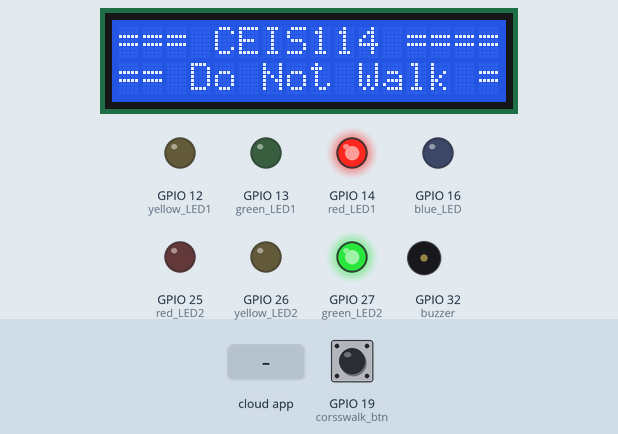
Bench run of a sketch on a simulated ESP32. Parts: 16×2 character LCD, output pins drawn as LEDs (lit = HIGH), buzzer (waves = sounding, pin HIGH). Dashed ring = blinking. The test bench sets the inputs (shaded band); at power-on: GPIO 19 (corsswalk_btn) HIGH. WiFi joins after 1.5 s; servers stay silent unless stated; not simulated (calls return 0 or success): arduino_secrets.h; what the sketch prints to the serial monitor is not drawn.

Above: at 2.7 s.
2.8 s: GPIO 19 (corsswalk_btn) pulled LOW for 0.15 s
At 3.8 s:
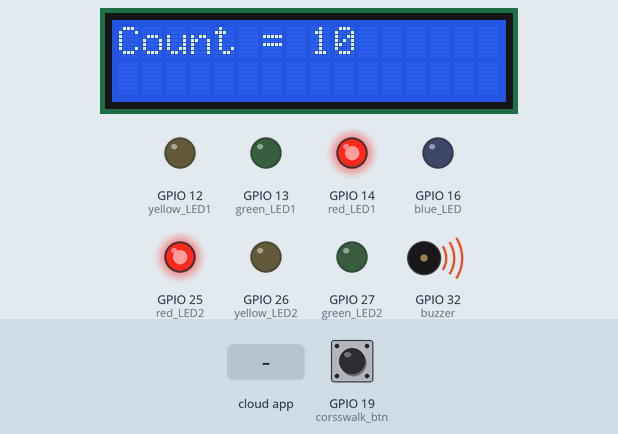
5.9 s: the phone or cloud app sets SWITCH_ON to 1
At 7.18 s:
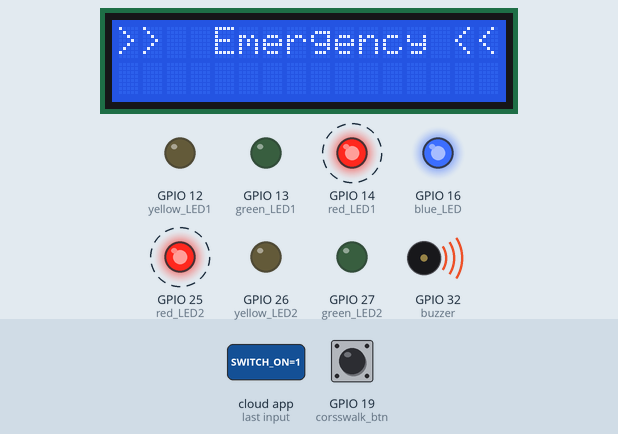
8.9 s: the phone or cloud app sets SWITCH_ON to 0
At 9.7 s:
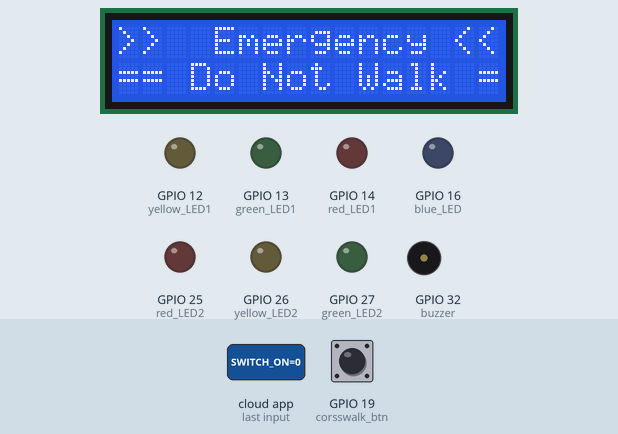
11.9 s: GPIO 19 (corsswalk_btn) pulled LOW for 1 s
At 12.7 s:
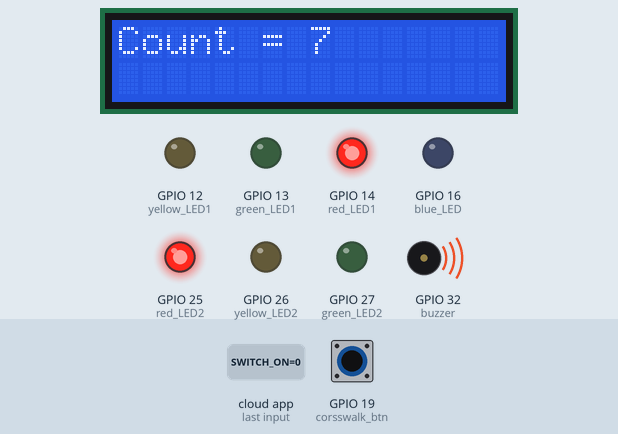
14.4 s: the phone or cloud app sets SWITCH_ON to 0
At 21.6 s:
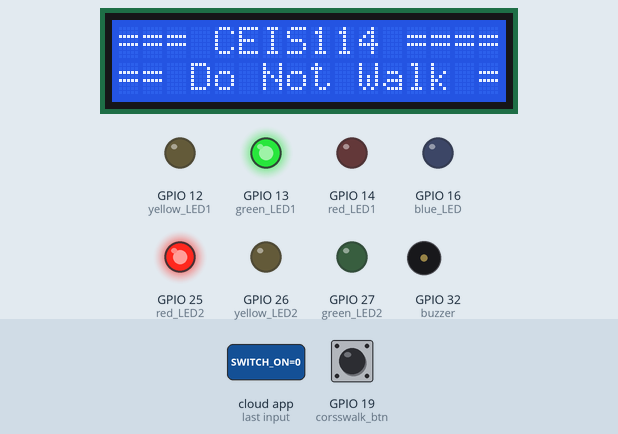
Timing chart, 0 to 27.4 s (numbered marks = the images above; inputs shaded):
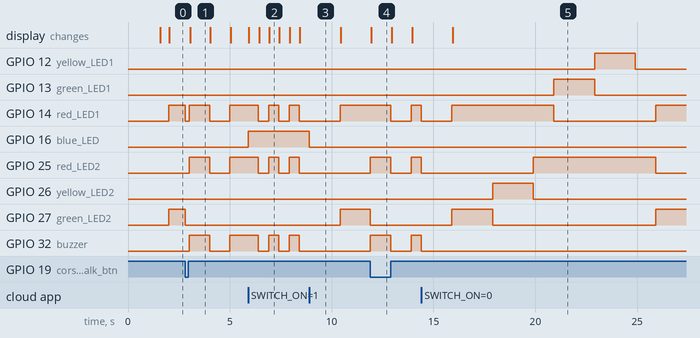

The sketch:

Emergency_dec12a.ino
```cpp
// ========== Michael J. Miller ===========
//    Final Project Component, Option#1
// ****************************************
// ****************************************
//   Due to difficulties with Cayenne,
//   dashboard not refreshing and
//   site outages, the project was developed
//   using the Arduino IoT Cloud.
//   https://cloud.arduino.cc
// ****************************************
// ****************************************

#include "arduino_secrets.h"
#include "thingProperties.h"
#include <LiquidCrystal_I2C.h>

// Initialize lcd display
LiquidCrystal_I2C lcd(0x27, 16, 2);

// Current state variable
String current_state = "normal"; // Set initial state to normal

// Crosswalk counter start int
int walk_counter = 10;

// Last time millis was updated
unsigned long previousMillis = 0;

// Normal() interval and state of lights
int normal_state = 0;
int normal_interval = 2000;

// Display messages
String class_name    = "=== CEIS114 ====";
String dont_walk_msg = "== Do Not Walk =";
String emergency_msg = ">>  Emergency <<";
String walk_msg      = "===== Walk =====";
String bsp           = "                ";
String count_msg     = "Count = ";

//====================== Pin setup =================================
const int red_LED1      = 14; // The red LED1 is wired to ESP32 board pin GPIO14
const int yellow_LED1   = 12; // The yellow LED1 is wired to ESP32 board pin GPIO12
const int green_LED1    = 13; // The green LED1 is wired to ESP32 board pin GPIO13
const int red_LED2      = 25; // The red LED2 is wired to Mega board pin GPIO25
const int yellow_LED2   = 26; // The yellow LED2 is wired to Mega board pin GPIO 26
const int green_LED2    = 27; // The green LED2 is wired to Mega board pin GPIO 27
const int corsswalk_btn = 19; // Cross Walk button
const int blue_LED      = 16; // GPIO16  to trigger the emergency button
const int buzzer        = 32; // GPIO32 to connect the Buzzer
//====================== End pin setup =============================

void setup() {
  Serial.begin(9600);
  delay(1500); // This delay gives the chance for the Serial Monitor to start

  // Arduino IoT Cloud initialize
  initProperties(); // Defined in thingProperties.h
  ArduinoCloud.begin(ArduinoIoTPreferredConnection);
  setDebugMessageLevel(2);
  ArduinoCloud.printDebugInfo();

  //======================= LCD Initialization ==================================
  lcd.init();           // Initialize the lcd
  lcd.backlight();      // Turn on LCD backlight
  lcd.setCursor(0, 0);  // Set cursor at column#1 and Row #1
  lcd.print(class_name);

  //========================== Pinmode setup ====================================
  pinMode(buzzer, OUTPUT);
  pinMode(red_LED1, OUTPUT);     // initialize digital pin 14 (Red LED1) as an output.
  pinMode(yellow_LED1, OUTPUT);  // initialize digital pin 12 (yellow LED1) as an output.
  pinMode(green_LED1, OUTPUT);   // initialize digital pin 13 (green LED1) as an output.
  pinMode(red_LED2, OUTPUT);     // initialize digital pin 25(Red LED2) as an output.
  pinMode(yellow_LED2, OUTPUT);  // initialize digital pin 26 (yellow LED2) as an output.
  pinMode(green_LED2, OUTPUT);   // initialize digital pin 27 (green LED2) as an output.
  pinMode(corsswalk_btn, INPUT_PULLUP);  // 0=pressed, 1 = unpressed button
  pinMode(blue_LED, OUTPUT);

  digitalWrite(blue_LED, LOW);
}

void loop() {
  // Checks Arduino IoT Cloud dashboard for changes
  ArduinoCloud.update();

  // Update status light on dashboard
  if (current_state == "emergency") {
    status = true;
  } else status = false;

  if (current_state == "emergency") {
    Emergency(); // Flash red lights and signal Emergency
  } else if (current_state == "walk") {
    Walk();      // Flash Red lights and signal Walk
  } else if (current_state == "normal") {
    Normal();    // Normal traffic light operation
  } else current_state = "normal";
}

// Called when SWITCH_ON var is changed on dashboard
void onSWITCHONChange()  {
  if (SWITCH_ON) {
    current_state = "emergency";
    digitalWrite(blue_LED, HIGH); // Turn on BLUE LED
    reset_lights();
  } else {
    current_state = "normal";
    digitalWrite(blue_LED, LOW); // Turn off BLUE LED
    reset_lights();
  }
}

// Reset all traffic lights to off
void reset_lights() {
  digitalWrite(red_LED1, LOW);    // This should turn on the RED LED1
  digitalWrite(yellow_LED1, LOW);  // This should turn off the YELLOW LED1
  digitalWrite(green_LED1, LOW);   // This should turn off the GREEN LED1
  digitalWrite(red_LED2, LOW);     // This should turn off the RED LED2
  digitalWrite(yellow_LED2, LOW);  // This should turn off the YELLOW LED2
  digitalWrite(green_LED2, LOW);  // This should turn on the GREEN LED2
  digitalWrite(buzzer, LOW);
  normal_state = 0;
}

// Toggle Red lights and buzzer state
void toggle_buzzer_lights(String message) {
  // get current state of lights
  int state = digitalRead(red_LED1);

  // toggle lights and buzzer
  digitalWrite(red_LED1, !state);
  digitalWrite(red_LED2, !state);
  digitalWrite(buzzer, !state);

  // Flash "Dont Walk" message on lcd
  if (state) {
    lcd.setCursor(0, 1);
    lcd.print(message);
  } else {
    lcd.setCursor(0, 1);
    lcd.println(bsp);
  }
}

//=========== Normal traffic light operation ======================
void Normal() {
  // Current milliseconds used for timing delay
  unsigned long currentMillis = millis();

  // read the cross walk button value
  // cross walk will only activate in normal state
  if (!digitalRead(corsswalk_btn)) current_state = "walk";

  if (currentMillis - previousMillis > normal_interval) {
    if (normal_state == 0) {
      //=========== Turn on the red_LED1 and green_LED2 ===============================
      digitalWrite(red_LED1, HIGH);    // This should turn on the RED LED1
      digitalWrite(red_LED2, LOW);     // This should turn off the RED LED2
      digitalWrite(green_LED2, HIGH);  // This should turn on the GREEN LED2
      normal_state += 1;
      normal_interval = 2000;
    } else if (normal_state == 1) {
      // //============ Turn on the red_LED1 and yellow_LED2 ==============================
      digitalWrite(yellow_LED2, HIGH);  // This should turn on the YELLOW LED2
      digitalWrite(green_LED2, LOW);    // This should turn off the GREEN LED2
      normal_state += 1;
    } else if (normal_state == 2 || normal_state == 5) {
      //============= Both are RED for 1 second =========================================
      digitalWrite(yellow_LED1, LOW);  // This should turn off the YELLOW LED1
      digitalWrite(red_LED2, HIGH);    // This should turn on the RED LED2
      digitalWrite(yellow_LED2, LOW);  // This should turn off the YELLOW LED2
      if (normal_state == 2) {
        normal_state += 1;
      } else if (normal_state == 5) {
        normal_state = 0;
      }
      normal_interval = 1000;
    } else if (normal_state == 3) {
      //================= Turn on green_LED1 and red_LED2 ==============================
      digitalWrite(red_LED1, LOW);     // This should turn off the RED LED1
      digitalWrite(green_LED1, HIGH);  // This should turn on the GREEN LED1
      normal_state += 1;
      normal_interval = 2000;
    } else if (normal_state == 4) {
      //==================== Turn on yellow_LED1 and red_LED2 =========================
      digitalWrite(yellow_LED1, HIGH);  //  This should turn on the YELLOW LED1
      digitalWrite(green_LED1, LOW);    //  This should turn off the GREEN LED1
      normal_state += 1;
    }

    lcd.setCursor(0, 0);  // Set cursor at column#1 and Row #1
    lcd.print(class_name);
    lcd.setCursor(0, 1);       // set the cursor to column 1, line 2
    lcd.print(dont_walk_msg);       // Display = Do Not Walk = on the LCD.
    Serial.println(dont_walk_msg);  // Also, Display = Do Not Walk = on the Serial Monitor

    previousMillis = currentMillis;
  }
  if (current_state != "normal") {
    Serial.println("reset from normal");
    reset_lights();
    normal_state = 0;
  }
}

void Walk() {
  const int interval = 1000;
  unsigned long currentMillis = millis();

  //=================== flashing light and sounding buzzer =============
  if (currentMillis - previousMillis > interval) {
    //=================== flashing light and sounding buzzer =============
    toggle_buzzer_lights(walk_msg);

    lcd.setCursor(0, 0);
    lcd.println(count_msg + String(walk_counter) + bsp);  // Print the counter value

    Serial.println(walk_msg);
    Serial.println(count_msg + String(walk_counter));

    // Decrement crosswalk counter
    walk_counter--;
    // reset counter and current state if countdown finished
    if (walk_counter < 0) {
      walk_counter = 10;
      current_state = "normal";
    }
    previousMillis = currentMillis;
  }
  if (current_state != "walk") reset_lights();
}

void Emergency() {
  const int interval = 500;
  unsigned long currentMillis = millis();

  if (currentMillis - previousMillis > interval) {
    //=================== flashing light and sounding buzzer =============
    toggle_buzzer_lights(dont_walk_msg);

    // Send Emergency to Serial monitor
    Serial.println(emergency_msg);
    Serial.println(dont_walk_msg);
    lcd.setCursor(0, 0);
    lcd.print(emergency_msg);

    previousMillis = currentMillis;
  }
  if (current_state != "emergency") reset_lights();
}
```

thingProperties.h
```cpp
// Code generated by Arduino IoT Cloud, DO NOT EDIT.

#include <ArduinoIoTCloud.h>
#include <Arduino_ConnectionHandler.h>

const char DEVICE_LOGIN_NAME[]  = "6d764c69-f4ad-415a-9bb1-fbd1225f2237";

const char SSID[]               = SECRET_SSID;    // Network SSID (name)
const char PASS[]               = SECRET_OPTIONAL_PASS;    // Network password (use for WPA, or use as key for WEP)
const char DEVICE_KEY[]         = SECRET_DEVICE_KEY;    // Secret device password

void onSWITCHONChange();

bool SWITCH_ON;
bool status;

void initProperties(){

  ArduinoCloud.setBoardId(DEVICE_LOGIN_NAME);
  ArduinoCloud.setSecretDeviceKey(DEVICE_KEY);
  ArduinoCloud.addProperty(status, READ, ON_CHANGE, NULL);
  ArduinoCloud.addProperty(SWITCH_ON, WRITE, ON_CHANGE, onSWITCHONChange);

}

WiFiConnectionHandler ArduinoIoTPreferredConnection(SSID, PASS);
```

Measured:
- after the input at 2.8 s, GPIO 14 (red_LED1): HIGH → LOW at once, → HIGH 0.20 s later, → LOW 1.0 s later, → HIGH 1.0 s later; GPIO 25 (red_LED2): LOW → HIGH after 0.20 s, → LOW 1.0 s later, → HIGH 1.0 s later
- after the input at 5.9 s, GPIO 16 (blue_LED): LOW → HIGH at once; the display: changes at once (image 2)
- after the input at 8.9 s, GPIO 16 (blue_LED): HIGH → LOW at once; GPIO 25 (red_LED2), GPIO 32 (buzzer): stops changing and stays LOW; GPIO 27 (green_LED2): LOW → HIGH after 1.5 s
- after the input at 11.9 s, GPIO 14 (red_LED1): HIGH → LOW after 1.0 s, → HIGH 1.0 s later; GPIO 25 (red_LED2): LOW → HIGH at once, → LOW 1.0 s later, → HIGH 1.0 s later
- after the input at 14.4 s, GPIO 12 (yellow_LED1): LOW → HIGH after 8.5 s, → LOW 2.0 s later; GPIO 13 (green_LED1): LOW → HIGH after 6.5 s instead of 11.5 s
- what the display in image 1 shows lasts 1.0 s, from 3.0 s to 4.0 s
- what the display in image 2 shows lasts 0.5 s, from 6.9 s to 7.4 s
